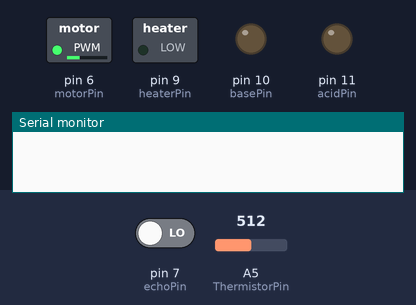
Simulated run of this sketch. Board: Arduino Uno, built with avr-gcc and run on an emulated ATmega328P. Parts: switched loads named in the sketch (green lamp = pin HIGH), output pins drawn as LEDs (lit = HIGH), the last lines printed to the serial monitor. The inputs (shaded band) are chosen by the test bench; at power-on: A5 (ThermistorPin) = 512, pin 7 (echoPin) LOW.

Above: at 1.2 s.
1.3 s: A5 (ThermistorPin) set to 493
At 1.9 s:
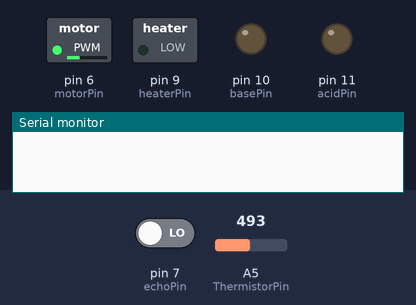
3.5 s: A5 (ThermistorPin) set to 511
At 7.2 s:
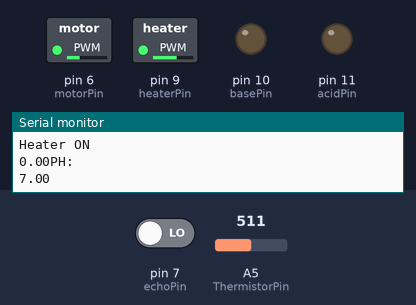
8.0 s: A5 (ThermistorPin) set to 0
At 11.1 s:
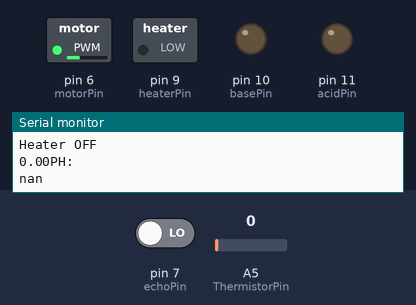
11.5 s: A5 (ThermistorPin) set to 716
At 13.9 s:
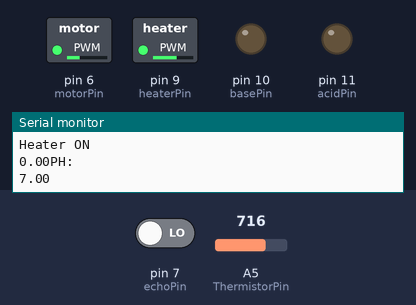
15.0 s: A5 (ThermistorPin) set to 1014
18.2 s: A5 (ThermistorPin) set to 1023
At 21.8 s:
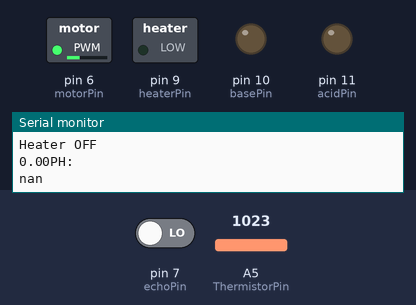
Timing chart, 0 to 23.0 s (numbered marks = the images above; inputs shaded):
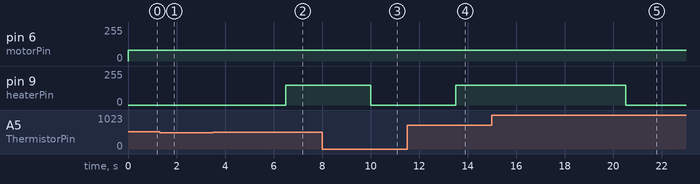

Measured:
- the behaviour switches between 1022 and 1023 on A5 (ThermistorPin) (found by bisection; images 4 and 5)
- after the input at 1.3 s, pin 9 (heaterPin): stays 0/255 (without the input it goes to 150/255 after 1.7 s)
- after the input at 3.5 s, pin 9 (heaterPin): 0/255 → 150/255 after 3.0 s
- after the input at 8.0 s, pin 9 (heaterPin): 150/255 → 0/255 after 2.0 s
- after the input at 11.5 s, pin 9 (heaterPin): 0/255 → 150/255 after 2.0 s
- after the input at 18.2 s, pin 9 (heaterPin): 150/255 → 0/255 after 2.3 s

The sketch:

final_test.ino
```cpp
int PH_Max = 7.5;
int PH_Min = 6.5;
float F = 96485.309;
float R = 8.314510;
float C = 2.30258509299;
const int basePin = 10;
const int acidPin = 11;
const int motorPin = 6;
const int echoPin = 7;
float rps;
float rpm;
float time1;
float time2;
// heating part
const int heaterPin = 9;
#define ThermistorPin A5
#define A 0.0028
#define B -4.6768e-5
#define C 1.2034e-6
#define R1 10000 //the value of the pull-down resistor
float target = 30 ;
int PH_N=analogRead(A0);
int PH_P=analogRead(A1);

void setup() {
  pinMode(basePin, OUTPUT);
  pinMode(acidPin, OUTPUT);
  pinMode(motorPin, OUTPUT);
  pinMode(echoPin, INPUT);
  pinMode(heaterPin, OUTPUT);
  Serial.begin(115200);
}

void loop() {

  // Below are the motor and speed sensor part
  for (int a = 0; a <= 80; a++)
  {
    analogWrite(motorPin, a);
  }

  time1 = pulseIn(echoPin, LOW);
  time2 = pulseIn(echoPin, HIGH);
  rps = 1000000/(2*(time1+time2));
  rpm = rps*60;

  if (rpm == INFINITY)
  {
    Serial.println("Sensor no signal");
  }
  else
  {
    Serial.println("RPM: ");
    Serial.println(rpm);
  }

  // Below are the heating part
  float ThermistorIN = analogRead(ThermistorPin);
  float R2 = R1 * (1023 / (1023-ThermistorIN) - 1);
  float logR2 = log(R2);
  float T = (1 / (A + B*logR2 + C*logR2*logR2*logR2));
  float TempC = T - 273.15;
  Serial.print("Temperature: ");
  Serial.print(TempC);
  Serial.print(" °C");
  Serial.println();
  delay(1000);
  if (TempC < target-0.25)
  {
    analogWrite(heaterPin, 150);
    Serial.print("Heater ON");
    Serial.println();
  }
  else if (TempC > target + 0.25)
  {
    analogWrite(heaterPin, 0);
    Serial.print("Heater OFF");
    Serial.println();
  }
  else
  {
    analogWrite(heaterPin, 0);
    Serial.print("Heater OFF");
    Serial.println();
  }

  // Below are the PH and pumping part
  float Voltage_N=PH_N*(5.0/1023.0);
  float Voltage_P=PH_P*(5.0/1023.0);
  float PH = 7.0+((F*(Voltage_P-Voltage_N))/(R*T*C));
  Serial.print(Voltage_P);

  if (PH > PH_Max)
  {
    analogWrite(basePin, 250);
    analogWrite(acidPin, 0);
  }
  else if (PH < PH_Min)
  {
    analogWrite(acidPin, 250);
    analogWrite(basePin, 0);
  }
  else
  {
    analogWrite(basePin, 0);
    analogWrite(acidPin, 0);
  }
  Serial.println("PH:");
  Serial.println(PH);
  delay(500);
}
```
